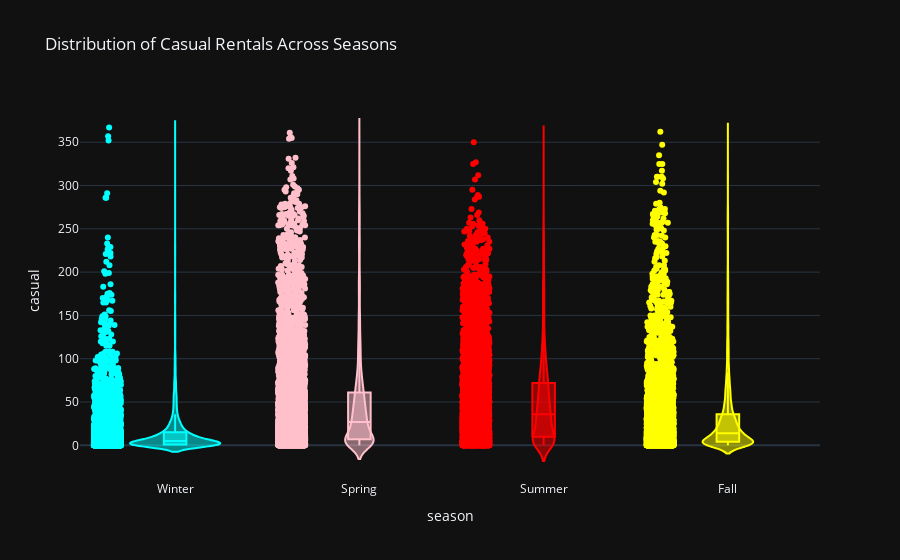
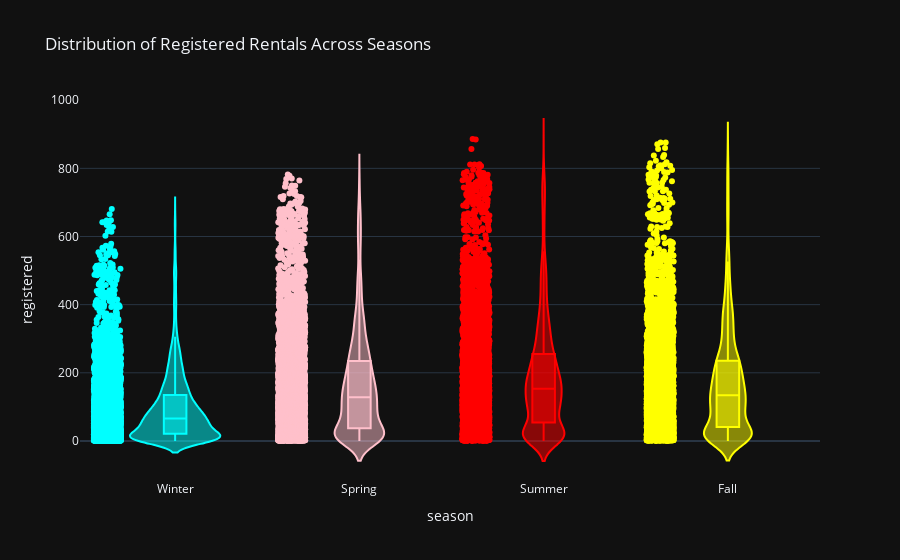

Notebook code for these charts, in order:
### Markdown cell above
## Findings from the Violin Charts

### Distribution of Casual Rentals Across Seasons

The violin chart for casual rentals across different seasons reveals the following insights:

- **Winter**:
    - The distribution is relatively narrow, indicating lower variability in casual rentals.
    - The median value is low, suggesting fewer casual rentals during winter.

- **Spring**:
    - The distribution starts to widen, showing increased variability in casual rentals.
    - The median value is higher compared to winter, indicating more casual rentals as the weather improves.

- **Summer**:
    - The distribution is the widest among all seasons, indicating high variability in casual rentals.
    - The median value is the highest, suggesting that summer sees the most casual rentals, likely due to favorable weather conditions.

- **Fall**:
    - The distribution narrows again, but not as much as in winter.
    - The median value is lower than in summer but higher than in spring, indicating a decline in casual rentals as the weather cools down.

### Distribution of Registered Rentals Across Seasons

The violin chart for registered rentals across different seasons shows the following patterns:

- **Winter**:
    - The distribution is narrow, similar to casual rentals, indicating lower variability.
    - The median value is low, suggesting fewer registered rentals during winter.

- **Spring**:
    - The distribution widens, showing increased variability in registered rentals.
    - The median value is higher compared to winter, indicating more registered rentals as the weather improves.

- **Summer**:
    - The distribution is wide, indicating high variability in registered rentals.
    - The median value is the highest, suggesting that summer sees the most registered rentals, likely due to favorable weather conditions and increased commuting.

- **Fall**:
    - The distribution narrows again, but not as much as in winter.
    - The median value is lower than in summer but higher than in spring, indicating a decline in registered rentals as the weather cools down.

### Key Observations

- **Seasonal Impact**:
    - Both casual and registered rentals are influenced by seasonal changes, with summer showing the highest rentals and winter the lowest.
    - The variability in rentals is also highest in summer, indicating diverse usage patterns.

- **User Behavior**:
    - Casual users show more sensitivity to seasonal changes, with significant drops in rentals during winter.
    - Registered users, while also affected by seasons, show more consistent rental patterns, likely due to regular commuting needs.

These findings highlight the importance of considering seasonal variations when planning and managing bike-sharing services to cater to different user groups effectively.

### Code cell
# Season labels and custom color mapping
season_labels = {1: 'Winter', 2: 'Spring', 3: 'Summer', 4: 'Fall'}
season_colors = {
    1: 'cyan',  # Winter
    2: 'pink',  # Spring
    3: 'red',   # Summer
    4: 'yellow' # Fall
}

# Violin plot for casual rentals across seasons
violin_plot_fig = px.violin(
    data,
    x='season',
    y='casual',
    color='season',
    box=True,
    points='all',
    title='Distribution of Casual Rentals Across Seasons',
    template='plotly_dark',
    color_discrete_map=season_colors  # Custom colors for each season
)

# Update x-axis with season labels
violin_plot_fig.update_xaxes(tickvals=[1, 2, 3, 4], ticktext=[season_labels[val] for val in [1, 2, 3, 4]])
violin_plot_fig.update_layout(showlegend=False)

# Violin plot for registered rentals across seasons
violin_plot_registered_fig = px.violin(
    data,
    x='season',
    y='registered',
    color='season',
    box=True,
    points='all',
    title='Distribution of Registered Rentals Across Seasons',
    template='plotly_dark',
    color_discrete_map=season_colors  # Custom colors for each season
)

# Update x-axis with season labels
violin_plot_registered_fig.update_xaxes(tickvals=[1, 2, 3, 4], ticktext=[season_labels[val] for val in [1, 2, 3, 4]])
violin_plot_registered_fig.update_layout(showlegend=False)

# Display the plots
violin_plot_fig.show()
violin_plot_registered_fig.show()

### Figure 1 — Plotly figure (JSON) as saved in the notebook; plotly's stock layout.template omitted (floating-point values rounded to 4 significant figures; data arrays with more than 128 entries replaced by an {"elided": "..."} marker saying what was removed)
{"data": [{"alignmentgroup": "True", "box": {"visible": true}, "hovertemplate": "season=%{x}<br>casual=%{y}<extra></extra>", "legendgroup": "1", "marker": {"color": "cyan"}, "name": "1", "offsetgroup": "1", "orientation": "v", "points": "all", "scalegroup": "True", "showlegend": true, "type": "violin", "x": {"elided": "4242 int values"}, "x0": " ", "xaxis": "x", "y": {"elided": "4242 int values"}, "y0": " ", "yaxis": "y"}, {"alignmentgroup": "True", "box": {"visible": true}, "hovertemplate": "season=%{x}<br>casual=%{y}<extra></extra>", "legendgroup": "2", "marker": {"color": "pink"}, "name": "2", "offsetgroup": "2", "orientation": "v", "points": "all", "scalegroup": "True", "showlegend": true, "type": "violin", "x": {"elided": "4409 int values"}, "x0": " ", "xaxis": "x", "y": {"elided": "4409 int values"}, "y0": " ", "yaxis": "y"}, {"alignmentgroup": "True", "box": {"visible": true}, "hovertemplate": "season=%{x}<br>casual=%{y}<extra></extra>", "legendgroup": "3", "marker": {"color": "red"}, "name": "3", "offsetgroup": "3", "orientation": "v", "points": "all", "scalegroup": "True", "showlegend": true, "type": "violin", "x": {"elided": "4496 int values"}, "x0": " ", "xaxis": "x", "y": {"elided": "4496 int values"}, "y0": " ", "yaxis": "y"}, {"alignmentgroup": "True", "box": {"visible": true}, "hovertemplate": "season=%{x}<br>casual=%{y}<extra></extra>", "legendgroup": "4", "marker": {"color": "yellow"}, "name": "4", "offsetgroup": "4", "orientation": "v", "points": "all", "scalegroup": "True", "showlegend": true, "type": "violin", "x": {"elided": "4232 int values"}, "x0": " ", "xaxis": "x", "y": {"elided": "4232 int values"}, "y0": " ", "yaxis": "y"}], "layout": {"legend": {"title": {"text": "season"}, "tracegroupgap": 0}, "showlegend": false, "title": {"text": "Distribution of Casual Rentals Across Seasons"}, "violinmode": "overlay", "xaxis": {"anchor": "y", "categoryarray": [1, 2, 3, 4], "categoryorder": "array", "domain": [0, 1], "ticktext": ["Winter", "Spring", "Summer", "Fall"], "tickvals": [1, 2, 3, 4], "title": {"text": "season"}}, "yaxis": {"anchor": "x", "domain": [0, 1], "title": {"text": "casual"}}}}

### Figure 2 — Plotly figure (JSON) as saved in the notebook; plotly's stock layout.template omitted (floating-point values rounded to 4 significant figures; data arrays with more than 128 entries replaced by an {"elided": "..."} marker saying what was removed)
{"data": [{"alignmentgroup": "True", "box": {"visible": true}, "hovertemplate": "season=%{x}<br>registered=%{y}<extra></extra>", "legendgroup": "1", "marker": {"color": "cyan"}, "name": "1", "offsetgroup": "1", "orientation": "v", "points": "all", "scalegroup": "True", "showlegend": true, "type": "violin", "x": {"elided": "4242 int values"}, "x0": " ", "xaxis": "x", "y": {"elided": "4242 int values"}, "y0": " ", "yaxis": "y"}, {"alignmentgroup": "True", "box": {"visible": true}, "hovertemplate": "season=%{x}<br>registered=%{y}<extra></extra>", "legendgroup": "2", "marker": {"color": "pink"}, "name": "2", "offsetgroup": "2", "orientation": "v", "points": "all", "scalegroup": "True", "showlegend": true, "type": "violin", "x": {"elided": "4409 int values"}, "x0": " ", "xaxis": "x", "y": {"elided": "4409 int values"}, "y0": " ", "yaxis": "y"}, {"alignmentgroup": "True", "box": {"visible": true}, "hovertemplate": "season=%{x}<br>registered=%{y}<extra></extra>", "legendgroup": "3", "marker": {"color": "red"}, "name": "3", "offsetgroup": "3", "orientation": "v", "points": "all", "scalegroup": "True", "showlegend": true, "type": "violin", "x": {"elided": "4496 int values"}, "x0": " ", "xaxis": "x", "y": {"elided": "4496 int values"}, "y0": " ", "yaxis": "y"}, {"alignmentgroup": "True", "box": {"visible": true}, "hovertemplate": "season=%{x}<br>registered=%{y}<extra></extra>", "legendgroup": "4", "marker": {"color": "yellow"}, "name": "4", "offsetgroup": "4", "orientation": "v", "points": "all", "scalegroup": "True", "showlegend": true, "type": "violin", "x": {"elided": "4232 int values"}, "x0": " ", "xaxis": "x", "y": {"elided": "4232 int values"}, "y0": " ", "yaxis": "y"}], "layout": {"legend": {"title": {"text": "season"}, "tracegroupgap": 0}, "showlegend": false, "title": {"text": "Distribution of Registered Rentals Across Seasons"}, "violinmode": "overlay", "xaxis": {"anchor": "y", "categoryarray": [1, 2, 3, 4], "categoryorder": "array", "domain": [0, 1], "ticktext": ["Winter", "Spring", "Summer", "Fall"], "tickvals": [1, 2, 3, 4], "title": {"text": "season"}}, "yaxis": {"anchor": "x", "domain": [0, 1], "title": {"text": "registered"}}}}
